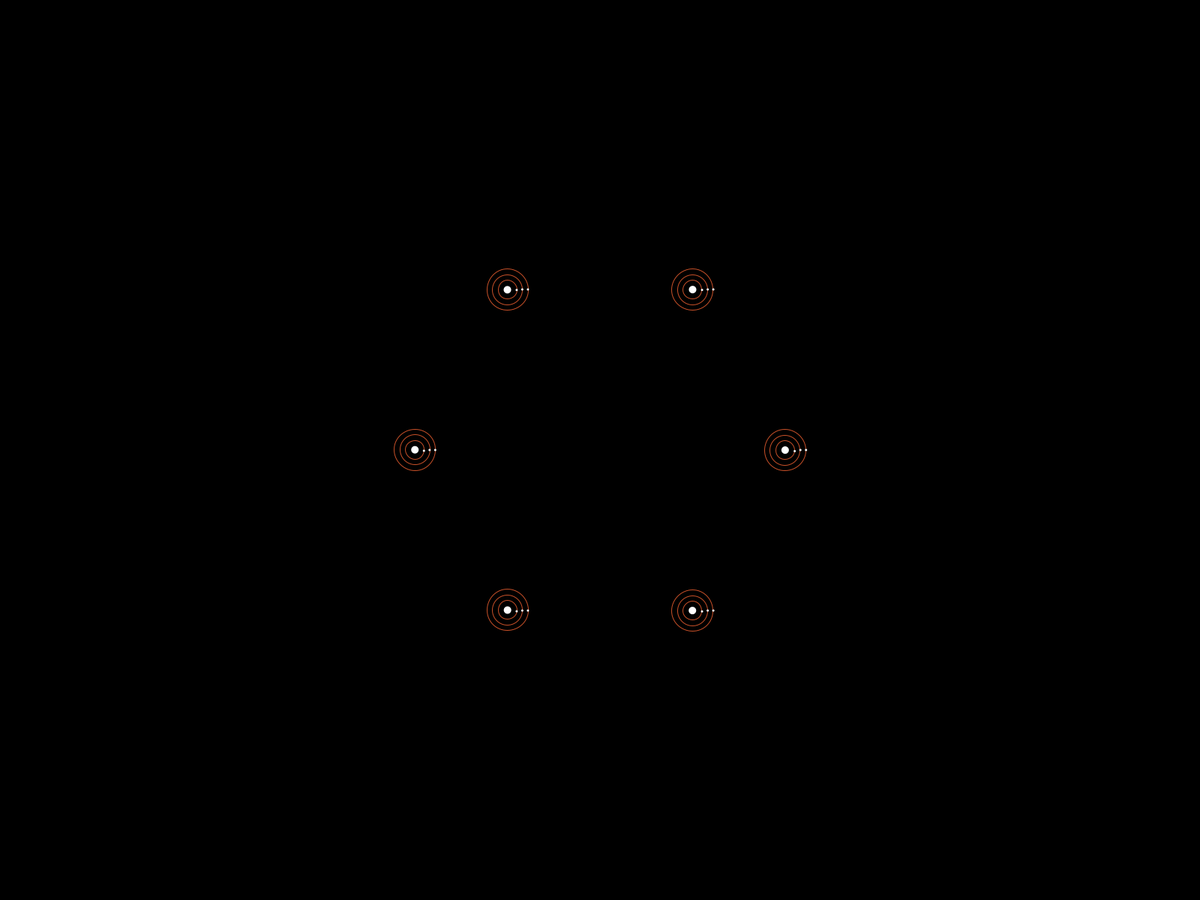
Frame 1 (no input)
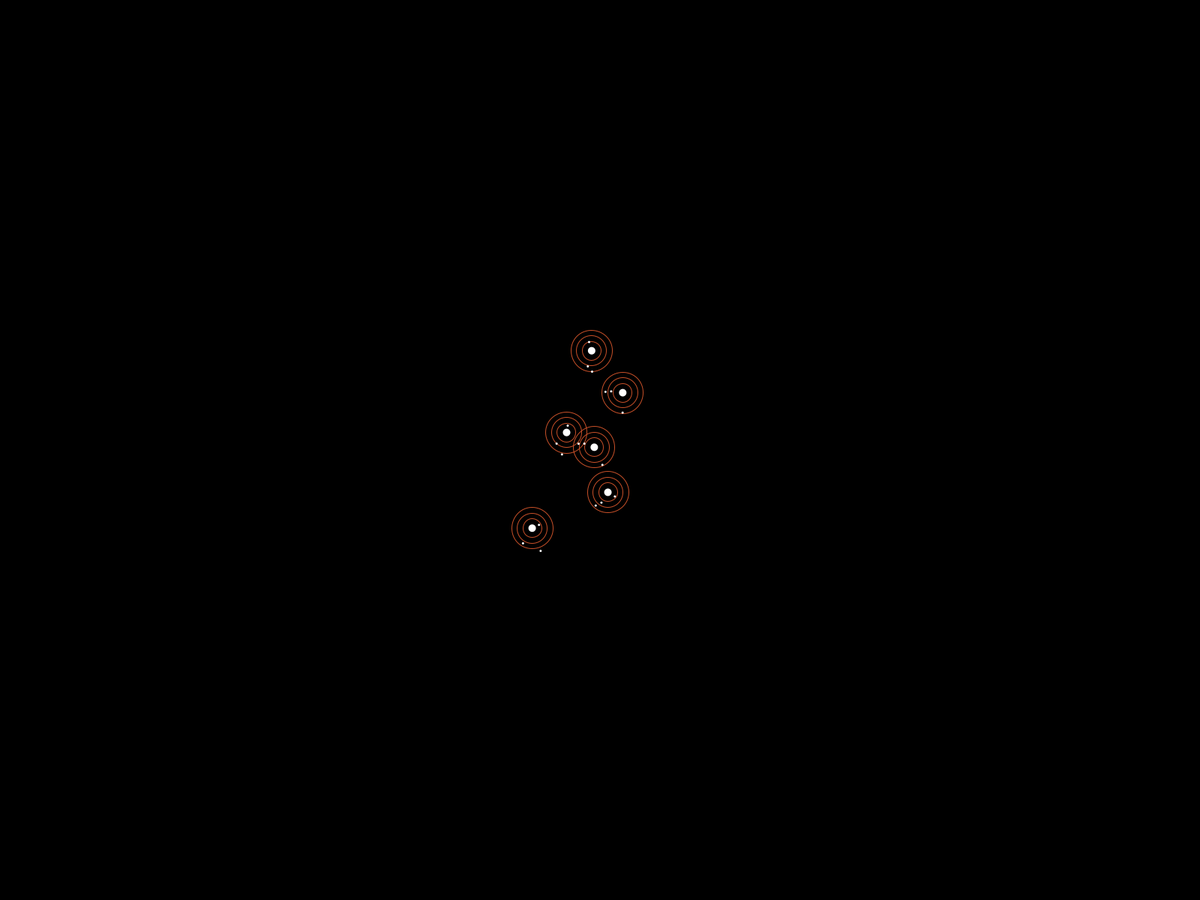
Frame 60 (the mouse pressed at the canvas centre just before this capture)
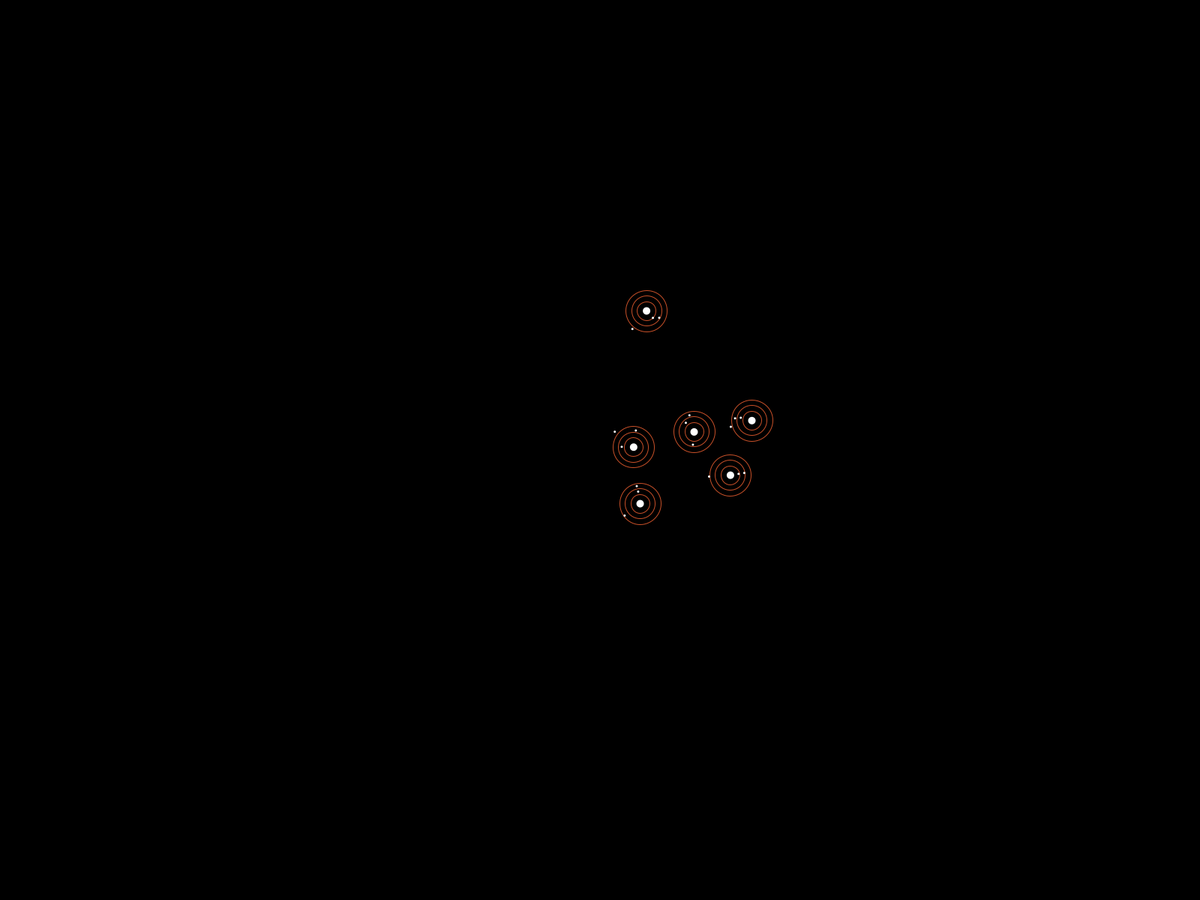
Frame 120 (the mouse held since frame 60 and released just before this capture)

The Processing sketch that drew these frames (run headless with seeded random() and noise(); from frame 60 on, the mouse is pressed at the canvas centre):

// Processing sketch: Atomit_I
// ── Atomit_I.pde
Atomi [] atomit;
float centX;
float centY;
float phi = 0.618;
PVector wind; // Direction and magnitude of wind

void setup () {
  //size (1600, 900);
  fullScreen ();
  background (0);
  frameRate (60);
  smooth ();
  
  centX = width / 2;
  centY = height / 2;
  
  atomit = new Atomi [6];
  
  wind = new PVector (0, 0);
  
  int i = 0;
  for (int ang = 0; i < atomit.length; ang += 60) {
    float rad = radians (ang);
    float xPos = centX + cos(rad) * (height * (phi/3));
    float yPos = centY + sin(rad) * (height * (phi/3));
    atomit [i] = new Atomi (xPos, yPos);
    i++;
  }
}

void draw () {
  background (0);
  
  if (frameCount % 360 == 0) {
    wind = PVector.random2D();
    wind.mult(random (-500, 500));
  }
  
  for (Atomi atomi : atomit) {
    atomi.ApplyForce(wind);
    atomi.Update ();
    atomi.Draw ();
  }
}

// ── Atomi.pde
class Atomi {
  
  PVector force;
  PVector location;
  PVector velocity;
  PVector acceleration;
  float maxSpeed;
  float mass;
  float xoff;
  float yoff;
  float noiseInc;
  PVector target;
  PVector steer;
  Elektroni [] elektronit;
  
  Atomi (float x_, float y_) {
    maxSpeed = 5;
    mass = 1000.0;
    location = new PVector (x_, y_);
    elektronit = new Elektroni [3];
    velocity = new PVector (0, 0);
    steer = new PVector (0, 0);
    acceleration = new PVector (0, 0);
    xoff = random (1000);
    yoff = random (1000);
    noiseInc = 0.005;
    for (int i = 0; i < 3; i++) {
      elektronit [i] = new Elektroni (location.x, location.y, i + 1, this);
    }
  }
  
  void ApplyForce (PVector force) {
    PVector f = PVector.div (force, mass);
    acceleration.add (f);
  }
  
  void CheckEdges () {
    
    float pushback;
    
    if (location.x > width - 100) {
      pushback = abs (width - location.x) * -5;
      ApplyForce (new PVector (pushback, 0));
    }
    if (location.x < 100) {
      pushback = abs (location.x) * 5;
      ApplyForce (new PVector (pushback, 0));
    }
    if (location.y > height - 100) {
      pushback = abs (height - location.y) * -5;
      ApplyForce (new PVector (0, pushback));
    }
    if (location.y < 100) {
      pushback = abs (location.y) * 5;
      ApplyForce (new PVector (0, pushback));
    }
  }
  
  void Draw () {
    noStroke ();
    fill (255);
    ellipse (location.x, location.y, 10, 10);
    for (int i = 0; i < 3; i++) {
      stroke (200, 80, 40, 255);
      noFill ();
      ellipse (location.x, location.y, 25 + (i * 15), 25 + (i * 15));
      elektronit [i].Draw ();
    }
  }
  
  void Update () {
    
    for (Elektroni elektroni : elektronit) {
      elektroni.Update ();
    }
    
    CheckEdges ();
    
    for (Atomi otherAtomi : atomit) {
      if (otherAtomi != this) {
        float distance = PVector.dist(location, otherAtomi.location);
        if (distance < 75) {
          PVector pushaway = PVector.sub(otherAtomi.location, location);
          pushaway.normalize();
          pushaway.mult(-500);
          ApplyForce (pushaway);
        } else if (distance >= 75 && distance < 300) {
          PVector pulltowards = PVector.sub(otherAtomi.location, location);
          pulltowards.normalize ();
          pulltowards.mult ((distance * distance) / 500);
          ApplyForce (pulltowards);
        }
      }
    } //<>//
    
    xoff += noiseInc;
    yoff += noiseInc;
    float xNoise = noise (xoff);
    xNoise = map (xNoise, 0, 1, 0, width);
    float yNoise = noise (yoff);
    yNoise = map (yNoise, 0, 1, 0, height);
    
    target = new PVector (xNoise, yNoise);
    steer = PVector.sub(target, location);
    ApplyForce(steer);
    
    velocity.add (acceleration);
    velocity.limit (maxSpeed);
    location.add (velocity);
    acceleration.mult (0);
    
  }
  
}

// ── Elektroni.pde
class Elektroni {
  
  Atomi parent;
  int tier;
  PVector primary;
  PVector location;
  float rateVar;
  
  Elektroni (float x_, float y_, int tier_, Atomi p_) {
    primary = new PVector (x_, y_);
    location = new PVector (x_, y_ - 5 - (7.5 * tier_));
    tier = tier_;
    parent = p_;
    rateVar = random (-2, 2);
  }
  
  void Draw() {
    noStroke ();
    fill (255);
    ellipse (location.x, location.y, 3, 3); 
  }
  
  void Update () {
    primary.x = parent.location.x;
    primary.y = parent.location.y;
    float rad = radians ((frameCount / tier) * (5 + rateVar));
    location.x = primary.x + cos(rad) * (7.5 * tier + 5);
    location.y = primary.y + sin(rad) * (7.5 * tier + 5);
  }
  
}
